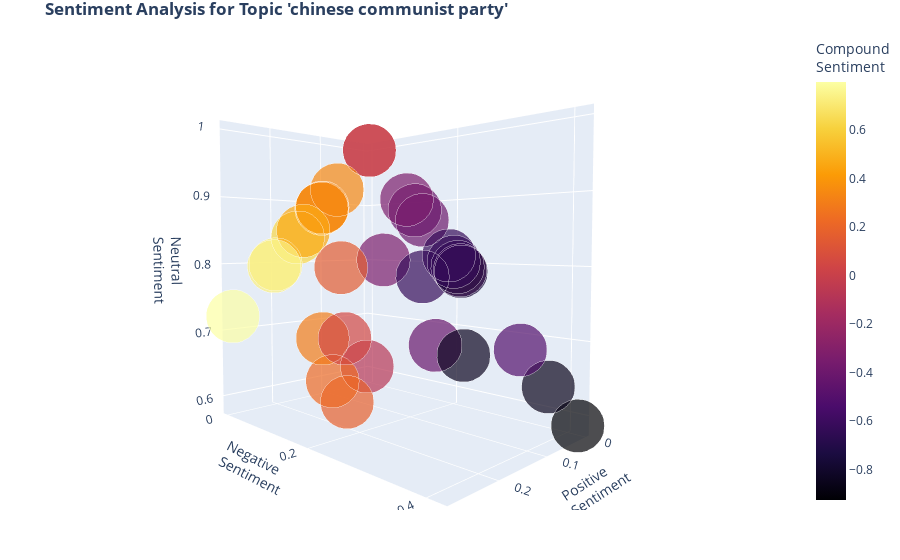

The notebook cell saved with this chart:
### Markdown cell above
## Sentiment Analysis

### Code cell
%aimport sentiment3d
importlib.reload(sentiment3d)
from sentiment3d import displaySentiment3D
displaySentiment3D(allDict, topics)

### Figure 1 — Plotly figure (JSON) as saved in the notebook; plotly's stock layout.template omitted (floating-point values rounded to 4 significant figures)
{"data": [{"hoverinfo": "text", "marker": {"color": [-0.6908, 0, -0.4215, 0.7964, -0.34, -0.9246, 0.6249, 0.4767, 0.4215, -0.0772, -0.34, -0.4215, -0.4019, 0.3182, 0.7269, 0.1779, -0.6249, 0.2263, 0.4588, -0.34, -0.8402, -0.8481, 0.1531, 0.296, 0, 0.34, 0.7351, -0.7579, 0.0516, -0.5106, -0.6369, -0.6249], "colorbar": {"title": {"text": "Compound<br>Sentiment"}}, "colorscale": [[0, "#000004"], [0.1111, "#1b0c41"], [0.2222, "#4a0c6b"], [0.3333, "#781c6d"], [0.4444, "#a52c60"], [0.5556, "#cf4446"], [0.6667, "#ed6925"], [0.7778, "#fb9b06"], [0.8889, "#f7d13d"], [1, "#fcffa4"]], "opacity": 0.7, "showscale": true, "size": [36.98, 36.98, 36.98, 36.98, 36.98, 36.98, 36.98, 36.98, 36.98, 36.98, 36.98, 36.98, 36.98, 36.98, 36.98, 36.98, 36.98, 36.98, 36.98, 36.98, 36.98, 36.98, 36.98, 36.98, 36.98, 36.98, 36.98, 36.98, 36.98, 36.98, 36.98, 36.98]}, "mode": "markers", "text": ["Title:           Chinese man makes own prosthetic limbs<br>Feed:         Al Jazeera<br>Published: 04/05/2020, 12:22:02<br><b>Sentiment: <br>pos: 0.0     neg: 0.206   neut: 0.794   comp: -0.6908 <br>", "Title:           Chinese state media calls Pompeo coronav...<br>Feed:         Al Jazeera<br>Published: 05/05/2020, 17:42:50<br><b>Sentiment: <br>pos: 0.0     neg: 0.0     neut: 1.0     comp: 0.0     <br>", "Title:           Outrage after India asks migrants to pay...<br>Feed:         Al Jazeera<br>Published: 04/05/2020, 16:29:07<br><b>Sentiment: <br>pos: 0.084   neg: 0.233   neut: 0.683   comp: -0.4215 <br>", "Title:           Labour Party: Jennie Formby's departure ...<br>Feed:         BBC News  <br>Published: 04/05/2020, 15:36:23<br><b>Sentiment: <br>pos: 0.278   neg: 0.0     neut: 0.722   comp: 0.7964  <br>", "Title:           Coronavirus: China has been preparing fo...<br>Feed:         The Independent<br>Published: 06/05/2020, 09:11:14<br><b>Sentiment: <br>pos: 0.078   neg: 0.118   neut: 0.805   comp: -0.34   <br>", "Title:           In 2001, a British-Chinese protest again...<br>Feed:         Al Jazeera<br>Published: 08/05/2020, 12:02:09<br><b>Sentiment: <br>pos: 0.0     neg: 0.414   neut: 0.586   comp: -0.9246 <br>", "Title:           China says new spacecraft makes successf...<br>Feed:         Al Jazeera<br>Published: 08/05/2020, 10:28:55<br><b>Sentiment: <br>pos: 0.159   neg: 0.0     neut: 0.841   comp: 0.6249  <br>", "Title:           TikTok has quietly made London its main ...<br>Feed:         CNBC      <br>Published: 08/05/2020, 08:29:04<br><b>Sentiment: <br>pos: 0.11    neg: 0.0     neut: 0.89    comp: 0.4767  <br>", "Title:           China&apos;s new experimental spacecraft...<br>Feed:         The Independent<br>Published: 08/05/2020, 14:37:00<br><b>Sentiment: <br>pos: 0.109   neg: 0.0     neut: 0.891   comp: 0.4215  <br>", "Title:           Coronavirus: Chinese official admits hea...<br>Feed:         BBC News  <br>Published: 09/05/2020, 15:02:40<br><b>Sentiment: <br>pos: 0.167   neg: 0.177   neut: 0.656   comp: -0.0772 <br>", "Title:           Two Chinese vessels chase Japanese fishi...<br>Feed:         Times of India<br>Published: 10/05/2020, 10:23:41<br><b>Sentiment: <br>pos: 0.0     neg: 0.211   neut: 0.789   comp: -0.34   <br>", "Title:           Indonesian fishermen return home after d...<br>Feed:         Al Jazeera<br>Published: 11/05/2020, 16:05:39<br><b>Sentiment: <br>pos: 0.0     neg: 0.113   neut: 0.887   comp: -0.4215 <br>", "Title:           Indian and Chinese soldiers injured afte...<br>Feed:         The Independent<br>Published: 11/05/2020, 13:57:28<br><b>Sentiment: <br>pos: 0.0     neg: 0.13    neut: 0.87    comp: -0.4019 <br>", "Title:           Chinese lab boosts Serbia's coronavirus ...<br>Feed:         Reuters   <br>Published: 13/05/2020, 07:01:38<br><b>Sentiment: <br>pos: 0.108   neg: 0.0     neut: 0.892   comp: 0.3182  <br>", "Title:           US election: What do last night&apos;s r...<br>Feed:         The Independent<br>Published: 13/05/2020, 12:15:41<br><b>Sentiment: <br>pos: 0.202   neg: 0.0     neut: 0.798   comp: 0.7269  <br>", "Title:           Ultranationalist party stages anti-gover...<br>Feed:         Al Jazeera<br>Published: 14/05/2020, 14:26:41<br><b>Sentiment: <br>pos: 0.207   neg: 0.18    neut: 0.613   comp: 0.1779  <br>", "Title:           Europe halts delivery of 10 million 'poo...<br>Feed:         Al Jazeera<br>Published: 14/05/2020, 14:15:47<br><b>Sentiment: <br>pos: 0.047   neg: 0.174   neut: 0.779   comp: -0.6249 <br>", "Title:           US Senate approves bill to sanction Chin...<br>Feed:         Al Jazeera<br>Published: 15/05/2020, 06:51:29<br><b>Sentiment: <br>pos: 0.21    neg: 0.152   neut: 0.638   comp: 0.2263  <br>", "Title:           Nearly a quarter of likely Republican vo...<br>Feed:         The Independent<br>Published: 15/05/2020, 17:39:19<br><b>Sentiment: <br>pos: 0.148   neg: 0.0     neut: 0.852   comp: 0.4588  <br>", "Title:           &apos;Evil&apos;: How coronavirus plunge...<br>Feed:         The Independent<br>Published: 16/05/2020, 12:07:37<br><b>Sentiment: <br>pos: 0.0     neg: 0.094   neut: 0.906   comp: -0.34   <br>", "Title:           Du Wei: Chinese ambassador to Israel fou...<br>Feed:         BBC News  <br>Published: 17/05/2020, 11:25:14<br><b>Sentiment: <br>pos: 0.062   neg: 0.268   neut: 0.67    comp: -0.8402 <br>", "Title:           Du Wei: Chinese ambassador to Israel &ap...<br>Feed:         The Independent<br>Published: 17/05/2020, 07:55:00<br><b>Sentiment: <br>pos: 0.0     neg: 0.369   neut: 0.631   comp: -0.8481 <br>", "Title:           'Immense challenges' as Taiwan's Tsai In...<br>Feed:         Al Jazeera<br>Published: 20/05/2020, 12:22:31<br><b>Sentiment: <br>pos: 0.131   neg: 0.076   neut: 0.793   comp: 0.1531  <br>", "Title:           Marianne Williamson endorses Nancy Pelos...<br>Feed:         The Independent<br>Published: 18/05/2020, 13:26:31<br><b>Sentiment: <br>pos: 0.196   neg: 0.112   neut: 0.692   comp: 0.296   <br>", "Title:           Canadian activists say they’re being tar...<br>Feed:         PRI       <br>Published: 19/05/2020, 14:45:00<br><b>Sentiment: <br>pos: 0.0     neg: 0.0     neut: 1.0     comp: 0.0     <br>", "Title:           China plans new national security law fo...<br>Feed:         Al Jazeera<br>Published: 21/05/2020, 16:04:11<br><b>Sentiment: <br>pos: 0.076   neg: 0.0     neut: 0.924   comp: 0.34    <br>", "Title:           John Ratcliffe: Senate confirms Trump&ap...<br>Feed:         The Independent<br>Published: 21/05/2020, 17:02:00<br><b>Sentiment: <br>pos: 0.205   neg: 0.0     neut: 0.795   comp: 0.7351  <br>", "Title:           Huawei: What would happen if the UK ditc...<br>Feed:         BBC News  <br>Published: 25/05/2020, 23:01:46<br><b>Sentiment: <br>pos: 0.0     neg: 0.213   neut: 0.787   comp: -0.7579 <br>", "Title:           Two shot dead at Memorial Day weekend pa...<br>Feed:         The Independent<br>Published: 25/05/2020, 22:38:13<br><b>Sentiment: <br>pos: 0.173   neg: 0.135   neut: 0.692   comp: 0.0516  <br>", "Title:           Hong Kong police fire teargas at protest...<br>Feed:         The Independent<br>Published: 24/05/2020, 13:07:00<br><b>Sentiment: <br>pos: 0.0     neg: 0.323   neut: 0.677   comp: -0.5106 <br>", "Title:           Trump offers mediation in China-India di...<br>Feed:         Al Jazeera<br>Published: 28/05/2020, 14:22:11<br><b>Sentiment: <br>pos: 0.0     neg: 0.198   neut: 0.802   comp: -0.6369 <br>", "Title:           US to expel Chinese students with ties t...<br>Feed:         The Independent<br>Published: 28/05/2020, 15:18:22<br><b>Sentiment: <br>pos: 0.0     neg: 0.188   neut: 0.812   comp: -0.6249 <br>"], "textfont": {"color": "crimson", "family": "sans serif", "size": 8}, "type": "scatter3d", "x": [0, 0, 0.084, 0.278, 0.078, 0, 0.159, 0.11, 0.109, 0.167, 0, 0, 0, 0.108, 0.202, 0.207, 0.047, 0.21, 0.148, 0, 0.062, 0, 0.131, 0.196, 0, 0.076, 0.205, 0, 0.173, 0, 0, 0], "y": [0.206, 0, 0.233, 0, 0.118, 0.414, 0, 0, 0, 0.177, 0.211, 0.113, 0.13, 0, 0, 0.18, 0.174, 0.152, 0, 0.094, 0.268, 0.369, 0.076, 0.112, 0, 0, 0, 0.213, 0.135, 0.323, 0.198, 0.188], "z": [0.794, 1, 0.683, 0.722, 0.805, 0.586, 0.841, 0.89, 0.891, 0.656, 0.789, 0.887, 0.87, 0.892, 0.798, 0.613, 0.779, 0.638, 0.852, 0.906, 0.67, 0.631, 0.793, 0.692, 1, 0.924, 0.795, 0.787, 0.692, 0.677, 0.802, 0.812]}], "layout": {"margin": {"b": 50, "l": 0, "r": 0, "t": 30}, "scene": {"camera": {"eye": {"x": 1.5, "y": 1.5, "z": 0.1}}, "xaxis": {"title": {"text": "Positive<br>Sentiment"}}, "yaxis": {"title": {"text": "Negative<br>Sentiment"}}, "zaxis": {"title": {"text": "Neutral<br>Sentiment"}}}, "showlegend": false, "title": {"text": "<b>Sentiment Analysis for Topic 'chinese communist party'"}}}
